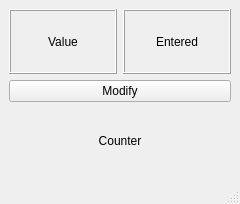
<?xml version="1.0" encoding="UTF-8"?>
<ui version="4.0">
 <class>MainWindow</class>
 <widget class="QMainWindow" name="MainWindow">
  <property name="geometry">
   <rect>
    <x>0</x>
    <y>0</y>
    <width>240</width>
    <height>204</height>
   </rect>
  </property>
  <property name="windowTitle">
   <string>MainWindow</string>
  </property>
  <widget class="QWidget" name="centralwidget">
   <layout class="QVBoxLayout" name="verticalLayout">
    <item>
     <layout class="QHBoxLayout" name="horizontalLayout">
      <item>
       <widget class="QLabel" name="ParTxt_label">
        <property name="frameShape">
         <enum>QFrame::Box</enum>
        </property>
        <property name="frameShadow">
         <enum>QFrame::Raised</enum>
        </property>
        <property name="text">
         <string>Value</string>
        </property>
        <property name="alignment">
         <set>Qt::AlignCenter</set>
        </property>
       </widget>
      </item>
      <item>
       <widget class="QLabel" name="ParVal_label">
        <property name="frameShape">
         <enum>QFrame::Box</enum>
        </property>
        <property name="frameShadow">
         <enum>QFrame::Raised</enum>
        </property>
        <property name="text">
         <string>Entered</string>
        </property>
        <property name="alignment">
         <set>Qt::AlignCenter</set>
        </property>
       </widget>
      </item>
     </layout>
    </item>
    <item>
     <widget class="QPushButton" name="Modify_pushButton">
      <property name="contextMenuPolicy">
       <enum>Qt::DefaultContextMenu</enum>
      </property>
      <property name="text">
       <string>Modify</string>
      </property>
     </widget>
    </item>
    <item>
     <widget class="QLabel" name="Counter_label">
      <property name="text">
       <string>Counter</string>
      </property>
      <property name="alignment">
       <set>Qt::AlignCenter</set>
      </property>
     </widget>
    </item>
   </layout>
  </widget>
  <widget class="QMenuBar" name="menubar">
   <property name="geometry">
    <rect>
     <x>0</x>
     <y>0</y>
     <width>240</width>
     <height>26</height>
    </rect>
   </property>
  </widget>
  <widget class="QStatusBar" name="statusbar"/>
 </widget>
 <resources/>
 <connections/>
</ui>
